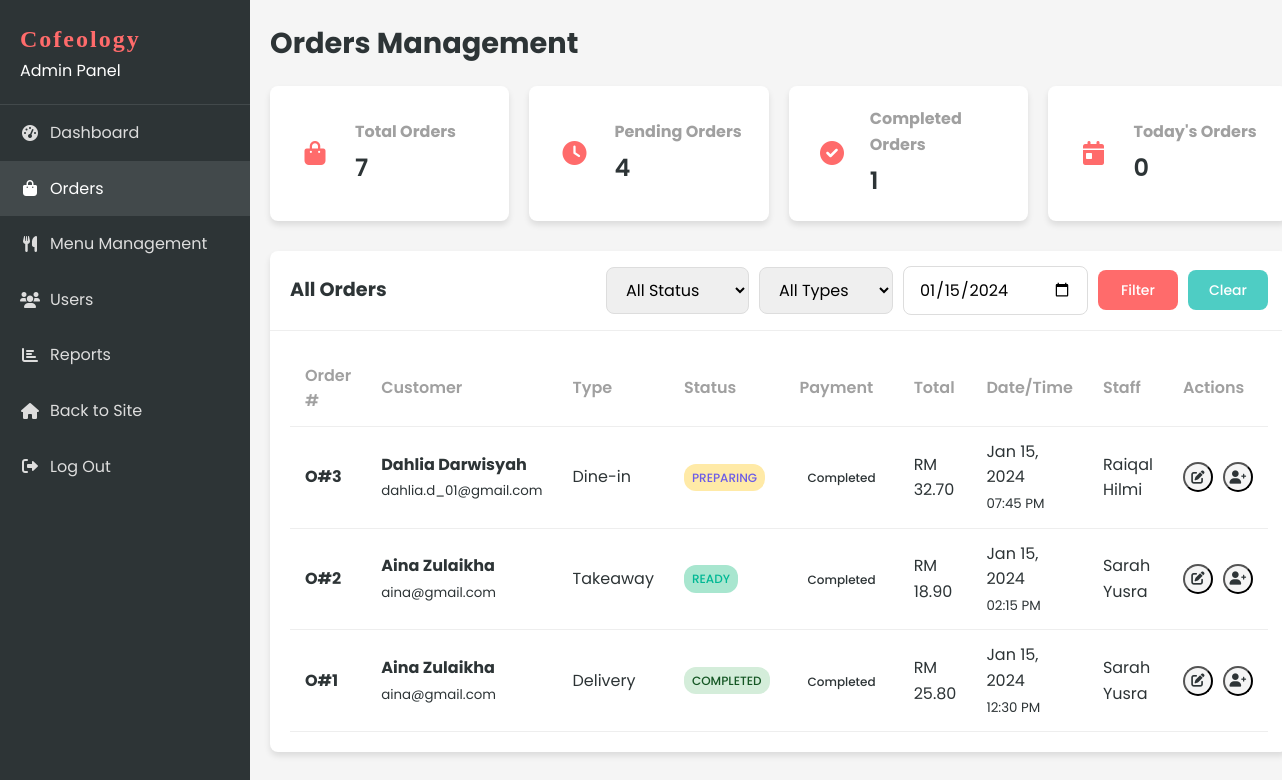
The page /admin/orders.php?date=2024-01-15 (signed in) on the database as committed earlier.
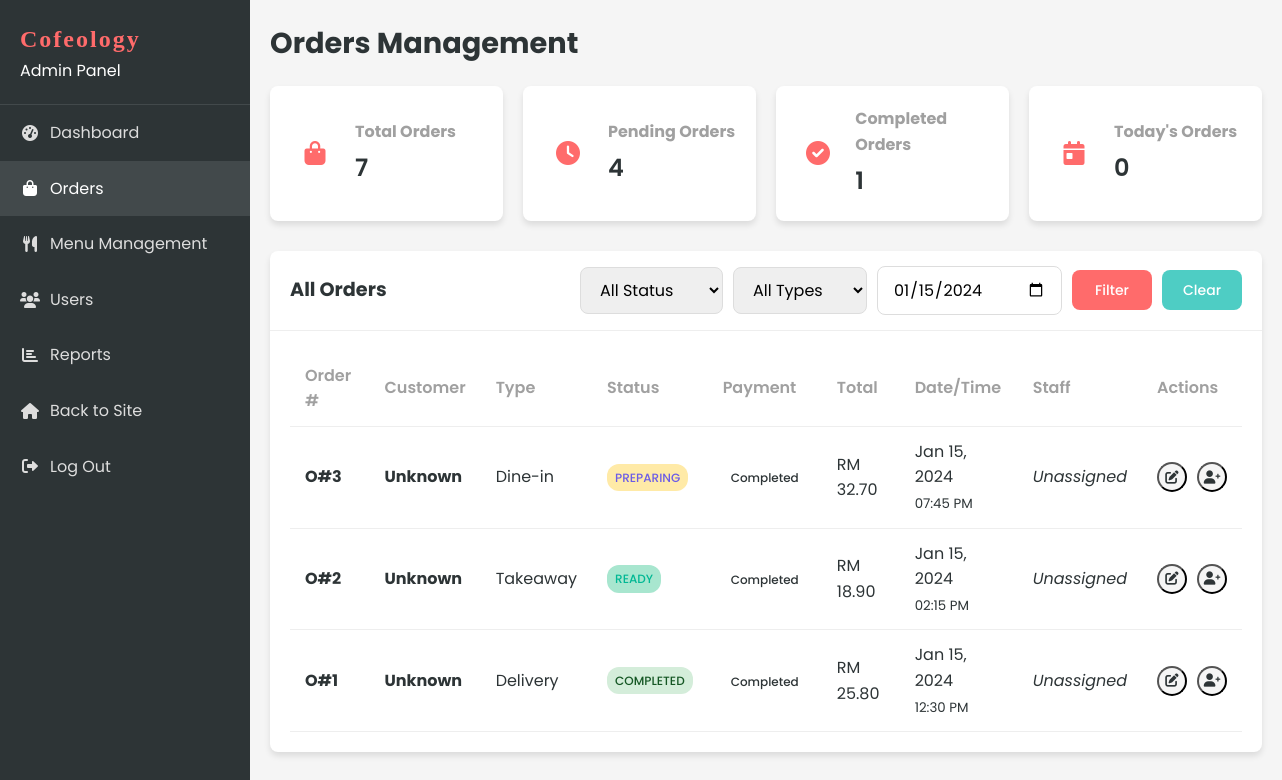
The same page on the database as committed later.
### tables this page shows
CREATE TABLE `order` (
  `ORDER_ID` int(11) NOT NULL AUTO_INCREMENT,
  `ORDER_NUMBER` varchar(20) NOT NULL,
  `ORDER_TIME` time NOT NULL,
  `ORDER_DATE` date NOT NULL,
  `ORDER_TYPE` enum('delivery','takeaway','dine-in') NOT NULL,
  `ORDER_STATUS` enum('pending','preparing','ready','out_for_delivery','completed','cancelled') DEFAULT 'pending',
  `TOT_AMOUNT` decimal(10,2) NOT NULL,
  `DELIVERY_ADDRESS` text DEFAULT NULL,
  `PAYMENT_METHOD` varchar(50) DEFAULT NULL,
  `PAYMENT_STATUS` enum('pending','completed','failed') DEFAULT 'pending',
  `CUST_ID` varchar(20) NOT NULL,
  `STAFF_ID` varchar(20) DEFAULT NULL,
  `special_instructions` text DEFAULT NULL,
  `pickup_time` datetime DEFAULT NULL,
  `created_at` timestamp NOT NULL DEFAULT current_timestamp(),
  `updated_at` timestamp NOT NULL DEFAULT current_timestamp() ON UPDATE current_timestamp(),
  PRIMARY KEY (`ORDER_ID`),
  UNIQUE KEY `ORDER_NUMBER` (`ORDER_NUMBER`),
  KEY `idx_order_cust_id` (`CUST_ID`),
  KEY `idx_order_staff_id` (`STAFF_ID`),
  KEY `idx_order_status` (`ORDER_STATUS`),
  KEY `idx_order_date` (`ORDER_DATE`),
  FOREIGN KEY (`CUST_ID`) REFERENCES `customer` (`CUSTOMER_ID`) ON DELETE CASCADE,
  FOREIGN KEY (`STAFF_ID`) REFERENCES `staff` (`STAFF_NUMBER`) ON DELETE SET NULL
);

CREATE TABLE `customer` (
  `CUST_ID` int(11) NOT NULL AUTO_INCREMENT,
  `CUSTOMER_ID` varchar(20) NOT NULL,
  `CUST_NAME` varchar(100) NOT NULL,
  `CUST_NPHONE` varchar(20) NOT NULL,
  `CUST_EMAIL` varchar(100) NOT NULL,
  `CUST_PASSWORD` varchar(255) NOT NULL,
  `MEMBERSHIP` enum('basic','premium','vip') DEFAULT 'basic',
  `created_at` timestamp NOT NULL DEFAULT current_timestamp(),
  `updated_at` timestamp NOT NULL DEFAULT current_timestamp() ON UPDATE current_timestamp(),
  PRIMARY KEY (`CUST_ID`),
  UNIQUE KEY `CUSTOMER_ID` (`CUSTOMER_ID`),
  UNIQUE KEY `CUST_EMAIL` (`CUST_EMAIL`),
  KEY `idx_customer_email` (`CUST_EMAIL`)
);

CREATE TABLE `staff` (
  `STAFF_ID` int(11) NOT NULL AUTO_INCREMENT,
  `STAFF_NUMBER` varchar(20) NOT NULL,
  `STAFF_NAME` varchar(100) NOT NULL,
  `STAFF_PNUMBER` varchar(20) NOT NULL,
  `STAFF_EMAIL` varchar(100) NOT NULL,
  `STAFF_PASSWORD` varchar(255) NOT NULL,
  `created_at` timestamp NOT NULL DEFAULT current_timestamp(),
  `updated_at` timestamp NOT NULL DEFAULT current_timestamp() ON UPDATE current_timestamp(),
  PRIMARY KEY (`STAFF_ID`),
  UNIQUE KEY `STAFF_NUMBER` (`STAFF_NUMBER`),
  UNIQUE KEY `STAFF_EMAIL` (`STAFF_EMAIL`),
  KEY `idx_staff_email` (`STAFF_EMAIL`)
);

### includes/functions.php (called while the page is built, shortened)
<?php
function formatCurrency($amount) {
    return 'RM ' . number_format($amount, 2);
}
?>

### admin/orders.php (the view, shortened to what the rows shown need)
<?php
include '../includes/db_connect.php';
include '../includes/functions.php';
$date_filter = $_GET['date'] ?? '';
$where_conditions = [];
$params = [];
$param_types = '';
if ($date_filter) {
    $where_conditions[] = "DATE(o.ORDER_DATE) = ?";
    $params[] = $date_filter;
    $param_types .= 's';
}
$where_clause = '';
if (!empty($where_conditions)) {
    $where_clause = 'WHERE ' . implode(' AND ', $where_conditions);
}
$sql = "
    SELECT
        o.ORDER_ID,
        o.ORDER_NUMBER,
        o.ORDER_DATE,
        o.ORDER_TIME,
        o.ORDER_TYPE,
        COALESCE(o.ORDER_STATUS, 'pending') as ORDER_STATUS,
        COALESCE(o.PAYMENT_STATUS, 'pending') as PAYMENT_STATUS,
        o.TOT_AMOUNT,
        o.DELIVERY_ADDRESS,
        o.PAYMENT_METHOD,
        o.special_instructions,
        o.pickup_time,
        c.CUST_NAME as customer_name,
        c.CUST_EMAIL as customer_email,
        c.CUST_NPHONE as customer_phone,
        s.STAFF_NAME as staff_name
    FROM `ORDER` o
    LEFT JOIN CUSTOMER c ON o.CUST_ID = c.CUST_ID
    LEFT JOIN STAFF s ON o.STAFF_ID = s.STAFF_ID
    $where_clause
    ORDER BY o.ORDER_DATE DESC, o.ORDER_TIME DESC
";
$stmt = $conn->prepare($sql);
if (!empty($params)) {
    $stmt->bind_param($param_types, ...$params);
}
$stmt->execute();
$orders = $stmt->get_result()->fetch_all(MYSQLI_ASSOC);
?>
<!DOCTYPE html>
<html lang="en">
<head>
    <link rel="stylesheet" href="../css/style.css?v=1.1">
    <link rel="stylesheet" href="../css/dashboard.css?v=1.1">
    <link rel="stylesheet" href="https://cdnjs.cloudflare.com/ajax/libs/font-awesome/6.0.0-beta3/css/all.min.css">
</head>
<body>
    <div class="dashboard-container">
        <?php include 'sidebar.php'; ?>
        <div class="dashboard-content">
            <header class="dashboard-header">
                <div class="header-title">
                    <h1>Orders Management</h1>
                </div>
            </header>
            <div class="card">
                <div class="card-header">
                    <h2>All Orders</h2>
                </div>
                <div class="card-body">
                    <div class="table-responsive">
                        <table class="table">
                            <thead>
                                <tr>
                                    <th>Order #</th>
                                    <th>Customer</th>
                                    <th>Type</th>
                                    <th>Status</th>
                                    <th>Payment</th>
                                    <th>Total</th>
                                    <th>Date/Time</th>
                                    <th>Staff</th>
                                    <th>Actions</th>
                                </tr>
                            </thead>
                            <tbody>
                                <?php if (empty($orders)): ?>
                                    <tr>
                                        <td colspan="9" class="text-center">No orders found</td>
                                    </tr>
                                <?php else: ?>
                                    <?php foreach ($orders as $order): ?>
                                        <tr>
                                            <td>
                                                <strong><?php echo $order['ORDER_NUMBER'] ?? '#' . $order['ORDER_ID']; ?></strong>
                                            </td>
                                            <td>
                                                <div>
                                                    <strong><?php echo htmlspecialchars($order['customer_name'] ?? 'Unknown'); ?></strong>
                                                    <br>
                                                    <small class="text-muted"><?php echo htmlspecialchars($order['customer_email'] ?? ''); ?></small>
                                                </div>
                                            </td>
                                            <td><?php echo ucfirst($order['ORDER_TYPE']); ?></td>
                                            <td>
                                                <span class="status-badge <?php echo $order['ORDER_STATUS']; ?>">
                                                    <?php echo ucfirst($order['ORDER_STATUS']); ?>
                                                </span>
                                            </td>
                                            <td>
                                                <span class="payment-badge <?php echo $order['PAYMENT_STATUS']; ?>">
                                                    <?php echo ucfirst($order['PAYMENT_STATUS']); ?>
                                                </span>
                                            </td>
                                            <td><?php echo formatCurrency($order['TOT_AMOUNT']); ?></td>
                                            <td>
                                                <?php echo date('M d, Y', strtotime($order['ORDER_DATE'])); ?>
                                                <br>
                                                <small class="text-muted"><?php echo date('h:i A', strtotime($order['ORDER_TIME'])); ?></small>
                                            </td>
                                            <td>
                                                <?php echo $order['staff_name'] ? htmlspecialchars($order['staff_name']) : '<em>Unassigned</em>'; ?>
                                            </td>
                                            <td>
                                                <div class="table-actions">
                                                    <button class="btn-icon" onclick="updateStatus(<?php echo $order['ORDER_ID']; ?>, '<?php echo $order['ORDER_STATUS']; ?>')" title="Update Status">
                                                        <i class="fas fa-edit"></i>
                                                    </button>
                                                    <button class="btn-icon" onclick="assignStaff(<?php echo $order['ORDER_ID']; ?>)" title="Assign Staff">
                                                        <i class="fas fa-user-plus"></i>
                                                    </button>
                                                </div>
                                            </td>
                                        </tr>
                                    <?php endforeach; ?>
                                <?php endif; ?>
                            </tbody>
                        </table>
                    </div>
                </div>
            </div>
        </div>
    </div>
</body>
</html>

Rows that differ between the two databases and show on the page:
changed order "Dine-in": CUST_ID.CUST_NAME "Dahlia Darwisyah" → "Unknown"; CUST_ID.CUST_EMAIL "dahlia.d_01@gmail.com" → (not shown); STAFF_ID.STAFF_NAME "Raiqal Hilmi" → (not shown); now shows "Unassigned"
changed order "Takeaway": CUST_ID.CUST_NAME "Aina Zulaikha" → "Unknown"; CUST_ID.CUST_EMAIL "aina@gmail.com" → (not shown); STAFF_ID.STAFF_NAME "Sarah Yusra" → (not shown); now shows "Unassigned"
changed order "Delivery": CUST_ID.CUST_NAME "Aina Zulaikha" → "Unknown"; CUST_ID.CUST_EMAIL "aina@gmail.com" → (not shown); STAFF_ID.STAFF_NAME "Sarah Yusra" → (not shown); now shows "Unassigned"
